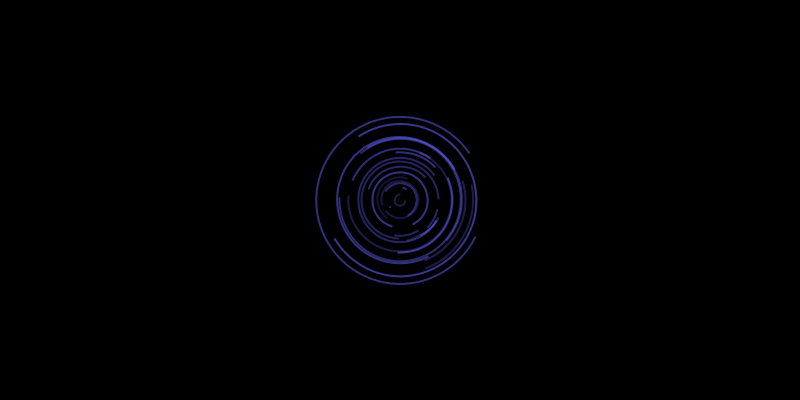
Frame 1 (no input)
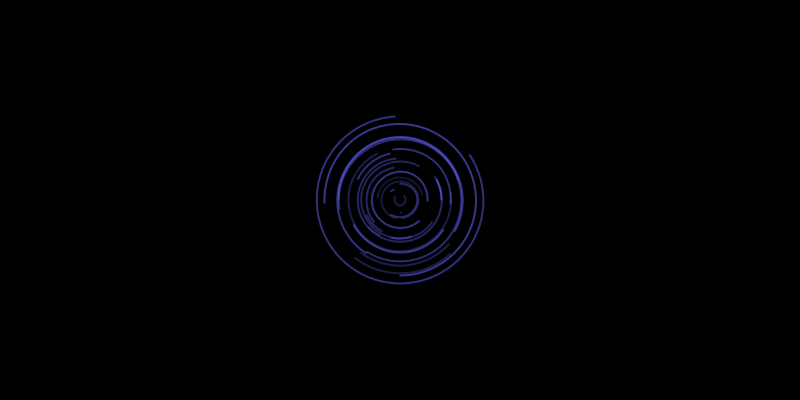
Frame 60 (the mouse pressed at the canvas centre just before this capture)
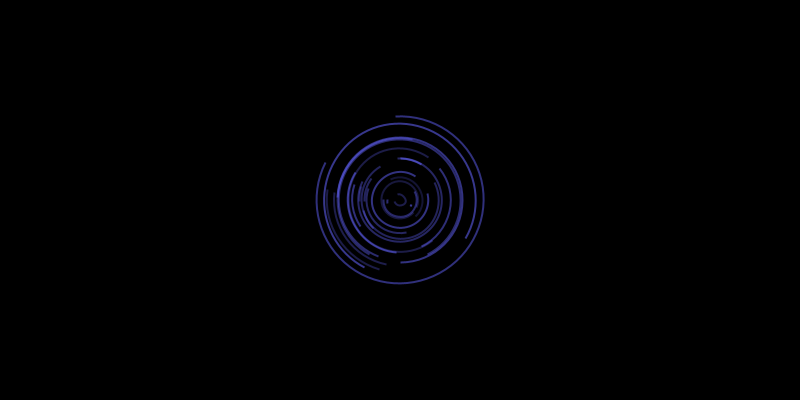
Frame 120 (the mouse held since frame 60 and released just before this capture)

The Processing sketch that drew these frames (run headless with seeded random() and noise(); from frame 60 on, the mouse is pressed at the canvas centre):

// Processing sketch: processing_27363
// ── processing_27363.pde

int numOfArcs = 25;
int strokeWidth = 2;
int rDist = 0;
LightArc lArcs[] = new LightArc[numOfArcs];


void setup(){
  size(800,400);
  noFill();
  smooth();
  strokeWeight(strokeWidth);
  strokeCap(SQUARE);
  for(int i = 0 ; i < numOfArcs; i++){
    rDist = round(random(5,200));   
    lArcs[i] = new LightArc(rDist);
  }
}

void draw(){
  background(0);
  for(int j = 0; j < numOfArcs; j++){
    lArcs[j].update();
  }
}

class LightArc {
  int randAlph;
  int dia;
  float arcStartDeg;
  float arcStopDeg;
  float arcStartRad;
  float arcStopRad;
  float arcLength;
  int xPos;
  int yPos;
  color c;
  int direction;
  
  LightArc(int x){
    randAlph = round(random(50,150));
    arcStartDeg = random(0,360);
    arcLength = random(0,360);
    arcStopDeg = arcStartDeg + arcLength;
    dia = x;
    c = color(100,100,255);
    direction = round(random(0,1));
    
  }
  
  void update(){
    arcStartRad = radians(arcStartDeg);
    arcStopRad = radians(arcStopDeg);
    stroke(c,randAlph);
    arc(width/2,height/2,dia,dia,arcStartRad,arcStopRad);
    if(direction > 0){
      arcStartDeg++;
      arcStopDeg++;
    } else {
      arcStartDeg--;
      arcStopDeg--;
    }    
  }
}
